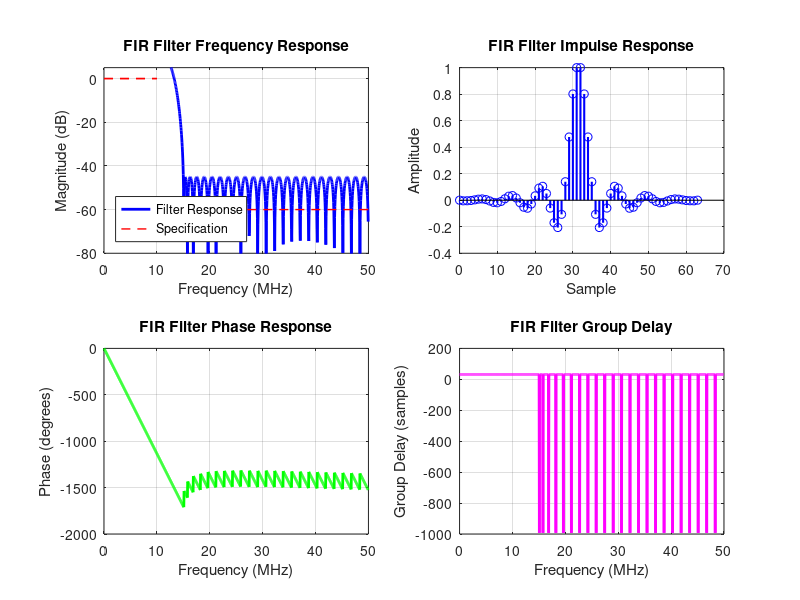

Recreate this plot in MATLAB. (Note: this script raises an error after producing the figure.)
%% FPGA-Based Digital RF Frontend - FIR Filter Design
% This script designs FIR filters and generates coefficients for the
% RF frontend system
%
% Author: pater234
% Date: 2025
% Target: Xilinx Series 7, UltraScale, UltraScale+

clear all; close all; clc;

%% Design Parameters
fs = 100e6;              % Sample rate (100 MHz)
fpass = 10e6;            % Passband frequency (10 MHz)
fstop = 15e6;            % Stopband frequency (15 MHz)
ripple_pass = 0.1;       % Passband ripple (dB)
atten_stop = 60;         % Stopband attenuation (dB)
num_taps = 64;           % Number of filter taps

%% Filter Design
fprintf('Designing FIR filter...\n');
fprintf('Sample rate: %.1f MHz\n', fs/1e6);
fprintf('Passband: %.1f MHz\n', fpass/1e6);
fprintf('Stopband: %.1f MHz\n', fstop/1e6);
fprintf('Number of taps: %d\n', num_taps);

% Design low-pass FIR filter using Parks-McClellan algorithm
h = firpm(num_taps-1, [0 fpass fstop fs/2]/(fs/2), [1 1 0 0], [1 1]);

% Normalize coefficients
h = h / max(abs(h));

%% Frequency Response Analysis
fprintf('\nAnalyzing frequency response...\n');

% Calculate frequency response
[H, f] = freqz(h, 1, 1024, fs);

% Convert to dB
H_db = 20*log10(abs(H));

% Find passband and stopband characteristics
passband_idx = f <= fpass;
stopband_idx = f >= fstop;

max_passband_ripple = max(H_db(passband_idx)) - min(H_db(passband_idx));
min_stopband_atten = -min(H_db(stopband_idx));

fprintf('Passband ripple: %.2f dB\n', max_passband_ripple);
fprintf('Stopband attenuation: %.2f dB\n', min_stopband_atten);

%% Plot Results
figure('Name', 'FIR Filter Design', 'Position', [100, 100, 1200, 800]);

% Frequency response
subplot(2,2,1);
plot(f/1e6, H_db, 'b-', 'LineWidth', 2);
grid on;
xlabel('Frequency (MHz)');
ylabel('Magnitude (dB)');
title('FIR Filter Frequency Response');
xlim([0 fs/2e6]);
ylim([-80 5]);

% Mark passband and stopband
hold on;
plot([0 fpass/1e6], [-ripple_pass/2 -ripple_pass/2], 'r--', 'LineWidth', 1);
plot([0 fpass/1e6], [ripple_pass/2 ripple_pass/2], 'r--', 'LineWidth', 1);
plot([fstop/1e6 fs/2e6], [-atten_stop -atten_stop], 'r--', 'LineWidth', 1);
legend('Filter Response', 'Specification', 'Location', 'SouthWest');

% Impulse response
subplot(2,2,2);
stem(0:length(h)-1, h, 'b-', 'LineWidth', 1.5);
grid on;
xlabel('Sample');
ylabel('Amplitude');
title('FIR Filter Impulse Response');

% Phase response
subplot(2,2,3);
phase = unwrap(angle(H));
plot(f/1e6, phase*180/pi, 'g-', 'LineWidth', 2);
grid on;
xlabel('Frequency (MHz)');
ylabel('Phase (degrees)');
title('FIR Filter Phase Response');
xlim([0 fs/2e6]);

% Group delay
subplot(2,2,4);
gd = -diff(phase) ./ diff(2*pi*f/fs);
plot(f(1:end-1)/1e6, gd, 'm-', 'LineWidth', 2);
grid on;
xlabel('Frequency (MHz)');
ylabel('Group Delay (samples)');
title('FIR Filter Group Delay');
xlim([0 fs/2e6]);

%% Coefficient Quantization
fprintf('\nQuantizing coefficients...\n');

% Quantize to 18-bit fixed-point (Q16.2 format)
coeff_width = 18;
fractional_bits = 2;
integer_bits = coeff_width - fractional_bits - 1; % -1 for sign bit

% Scale coefficients to fit in fixed-point format
max_coeff = max(abs(h));
scale_factor = (2^(integer_bits) - 2^(-fractional_bits)) / max_coeff;
h_scaled = h * scale_factor;

% Quantize
h_quantized = round(h_scaled * 2^fractional_bits) / 2^fractional_bits;

% Convert to fixed-point representation
h_fixed = round(h_quantized * 2^fractional_bits);

% Check quantization effects
[H_quant, f] = freqz(h_quantized, 1, 1024, fs);
H_quant_db = 20*log10(abs(H_quant));

fprintf('Coefficient width: %d bits\n', coeff_width);
fprintf('Fractional bits: %d\n', fractional_bits);
fprintf('Scale factor: %.6f\n', scale_factor);

%% Generate Verilog Coefficient File
fprintf('\nGenerating Verilog coefficient file...\n');

% Create coefficient file
filename = '../rtl/fir_coefficients.v';
fid = fopen(filename, 'w');

fprintf(fid, '//=============================================================================\n');
fprintf(fid, '// FIR Filter Coefficients - Auto-generated by MATLAB\n');
fprintf(fid, '//=============================================================================\n');
fprintf(fid, '// Filter Design Parameters:\n');
fprintf(fid, '// Sample Rate: %.1f MHz\n', fs/1e6);
fprintf(fid, '// Passband: %.1f MHz\n', fpass/1e6);
fprintf(fid, '// Stopband: %.1f MHz\n', fstop/1e6);
fprintf(fid, '// Number of Taps: %d\n', num_taps);
fprintf(fid, '// Coefficient Width: %d bits\n', coeff_width);
fprintf(fid, '//=============================================================================\n\n');

fprintf(fid, 'module fir_coefficients (\n');
fprintf(fid, '    input wire [7:0] addr,\n');
fprintf(fid, '    output reg [17:0] coeff\n');
fprintf(fid, ');\n\n');

fprintf(fid, 'always @(*) begin\n');
fprintf(fid, '    case (addr)\n');

for i = 1:length(h_fixed)
    if h_fixed(i) >= 0
        fprintf(fid, '        8''h%02X: coeff = 18''h%05X; // %.6f\n', ...
            i-1, h_fixed(i), h_quantized(i));
    else
        fprintf(fid, '        8''h%02X: coeff = 18''h%05X; // %.6f\n', ...
            i-1, 2^18 + h_fixed(i), h_quantized(i));
    end
end

fprintf(fid, '        default: coeff = 18''h00000;\n');
fprintf(fid, '    endcase\n');
fprintf(fid, 'end\n\n');

fprintf(fid, 'endmodule\n');
fclose(fid);

fprintf('Coefficient file generated: %s\n', filename);

%% Generate C Header File
fprintf('\nGenerating C header file...\n');

filename = '../sim/test_vectors/fir_coefficients.h';
fid = fopen(filename, 'w');

fprintf(fid, '//=============================================================================\n');
fprintf(fid, '// FIR Filter Coefficients - C Header File\n');
fprintf(fid, '//=============================================================================\n');
fprintf(fid, '// Auto-generated by MATLAB filter_design.m\n\n');

fprintf(fid, '#ifndef FIR_COEFFICIENTS_H\n');
fprintf(fid, '#define FIR_COEFFICIENTS_H\n\n');

fprintf(fid, '#define FIR_NUM_TAPS %d\n', num_taps);
fprintf(fid, '#define FIR_COEFF_WIDTH %d\n\n', coeff_width);

fprintf(fid, '// FIR filter coefficients (Q16.2 fixed-point format)\n');
fprintf(fid, 'const int32_t fir_coefficients[FIR_NUM_TAPS] = {\n');

for i = 1:length(h_fixed)
    if i == length(h_fixed)
        fprintf(fid, '    %d  // tap %d: %.6f\n', h_fixed(i), i-1, h_quantized(i));
    else
        fprintf(fid, '    %d, // tap %d: %.6f\n', h_fixed(i), i-1, h_quantized(i));
    end
end

fprintf(fid, '};\n\n');
fprintf(fid, '#endif // FIR_COEFFICIENTS_H\n');
fclose(fid);

fprintf('C header file generated: %s\n', filename);

%% Performance Analysis
fprintf('\nPerformance Analysis:\n');

% Calculate filter complexity
num_multipliers = num_taps;
num_adders = num_taps - 1;

fprintf('Number of multipliers: %d\n', num_multipliers);
fprintf('Number of adders: %d\n', num_adders);
fprintf('Total operations per sample: %d\n', num_multipliers + num_adders);

% Estimate resource usage for Xilinx FPGA
% Assuming 18x18 multipliers in DSP48E1/E2
dsp_slices = ceil(num_multipliers / 2); % Some multipliers can be shared
lut_usage = num_adders * 18; % Rough estimate for adders
ff_usage = num_taps * 18; % Delay line flip-flops

fprintf('\nEstimated FPGA Resource Usage:\n');
fprintf('DSP48E1/E2 slices: %d\n', dsp_slices);
fprintf('LUTs (estimated): %d\n', lut_usage);
fprintf('Flip-flops (estimated): %d\n', ff_usage);

%% Save Design Data
fprintf('\nSaving design data...\n');

save('../matlab/fir_filter_design.mat', 'h', 'h_quantized', 'h_fixed', ...
     'fs', 'fpass', 'fstop', 'num_taps', 'coeff_width', 'fractional_bits');

fprintf('Design data saved to fir_filter_design.mat\n');

%% Summary
fprintf('\n=== FIR Filter Design Summary ===\n');
fprintf('Filter Type: Low-pass FIR\n');
fprintf('Design Method: Parks-McClellan\n');
fprintf('Sample Rate: %.1f MHz\n', fs/1e6);
fprintf('Passband: 0 - %.1f MHz\n', fpass/1e6);
fprintf('Stopband: %.1f - %.1f MHz\n', fstop/1e6, fs/2e6);
fprintf('Number of Taps: %d\n', num_taps);
fprintf('Coefficient Width: %d bits (Q%d.%d)\n', coeff_width, integer_bits, fractional_bits);
fprintf('Passband Ripple: %.2f dB\n', max_passband_ripple);
fprintf('Stopband Attenuation: %.2f dB\n', min_stopband_atten);
fprintf('Estimated DSP Slices: %d\n', dsp_slices);

fprintf('\nDesign completed successfully!\n'); 